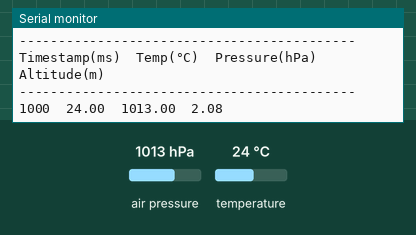
Simulated run of this sketch. Board: ESP32. Shown: the last lines printed to the serial monitor. The test bench sets the inputs (shaded band); at power-on: air pressure 1013 hPa, temperature 24 °C.

Above: at 1.3 s.
1.4 s: air pressure set to 952 hPa
At 2.6 s:
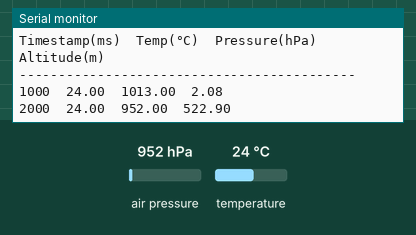
2.9 s: temperature set to 12 °C
At 3.4 s:
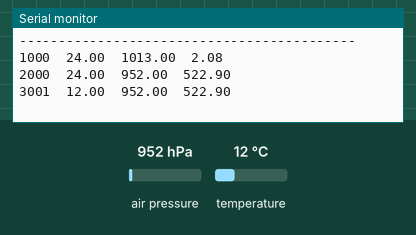
4.4 s: air pressure set to 975 hPa
At 5.8 s:
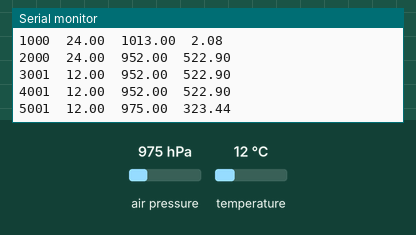
Timing chart, 0 to 7.4 s (numbered marks = the images above; inputs shaded):
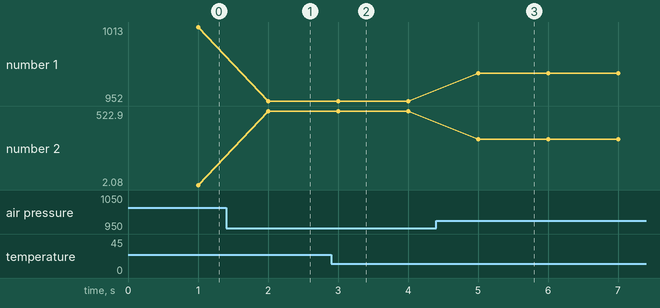

Measured:
- after the input at 1.4 s, the serial monitor: prints a new line after 0.60 s (image 1)
- after the input at 2.9 s, the serial monitor: prints a new line after 0.10 s (image 2)
- after the input at 4.4 s, the serial monitor: prints a new line after 0.61 s (image 3)
- plotted number 1: 1013 → 952 after the input at 1.4 s, 952 → 975 after the input at 4.4 s
- plotted number 2: 2.08 → 522.9 after the input at 1.4 s, 522.9 → 323.44 after the input at 4.4 s

The sketch:

bmp_280.ino
```cpp
/*
  Minimal BMP280 Serial logger for ESP32
  - Prints temperature (°C), pressure (hPa) and altitude (m) to Serial Monitor
  - Uses I2C on ESP32 pins SDA=21, SCL=22 (same bus as MPU6050)
  - Uses Adafruit_BMP280 library
*/

#include <Wire.h>
#include <Adafruit_Sensor.h>
#include <Adafruit_BMP280.h>

#define SDA_PIN 21
#define SCL_PIN 22
#define I2C_ADDR 0x76            // change to 0x77 if your module uses that
#define SEALEVELPRESSURE_HPA 1013.25F
#define SERIAL_BAUD 115200
#define READ_INTERVAL_MS 1000UL  // print every 1 second

Adafruit_BMP280 bmp; // I2C interface

unsigned long lastRead = 0;

void setup() {
  Serial.begin(SERIAL_BAUD);
  while (!Serial) { delay(10); } // wait for Serial
  delay(100);

  // Initialize I2C explicitly for ESP32
  Wire.begin(SDA_PIN, SCL_PIN);

  Serial.println();
  Serial.println("=== ESP32 BMP280 Serial Logger ===");
  Serial.print("I2C pins SDA=");
  Serial.print(SDA_PIN);
  Serial.print(" SCL=");
  Serial.println(SCL_PIN);

  // Try to initialize sensor
  if (!bmp.begin(I2C_ADDR)) {
    Serial.print("BMP280 not found at 0x");
    Serial.print(I2C_ADDR, HEX);
    Serial.println(". Continuing — sensor reads will be zero.");
  } else {
    Serial.println("BMP280 initialized successfully.");
  }

  Serial.println("-------------------------------------------");
  Serial.println("Timestamp(ms)\tTemp(°C)\tPressure(hPa)\tAltitude(m)");
  Serial.println("-------------------------------------------");
}

void loop() {
  unsigned long now = millis();
  if (now - lastRead >= READ_INTERVAL_MS) {
    lastRead = now;

    float temperature = 0.0;
    float pressure    = 0.0;
    float altitude    = 0.0;

    if (bmp.begin(I2C_ADDR)) {
      temperature = bmp.readTemperature();           // °C
      pressure    = bmp.readPressure() / 100.0F;     // Pa -> hPa
      altitude    = bmp.readAltitude(SEALEVELPRESSURE_HPA); // m
    }

    // Print tab-separated values for easy CSV parsing
    Serial.print(now);
    Serial.print('\t');
    Serial.print(temperature, 2); Serial.print('\t');
    Serial.print(pressure, 2);    Serial.print('\t');
    Serial.println(altitude, 2);
  }

  delay(5);
}
```
